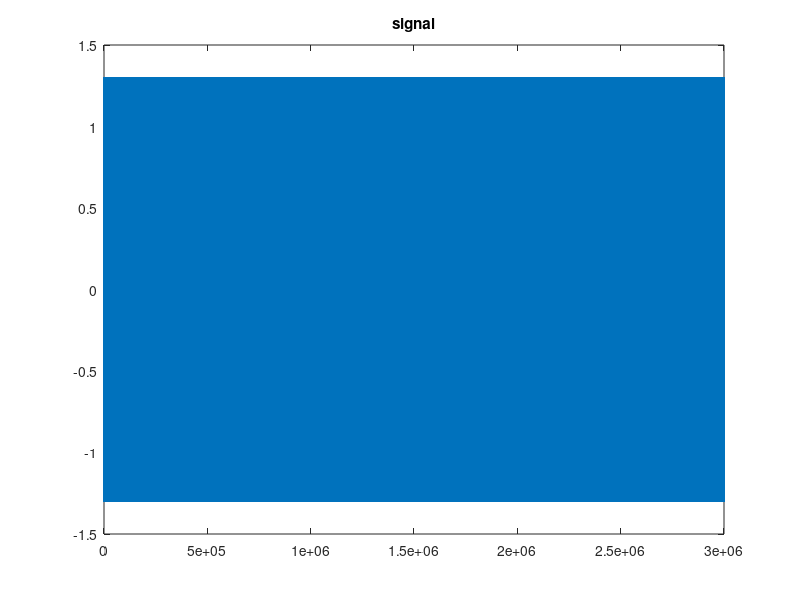
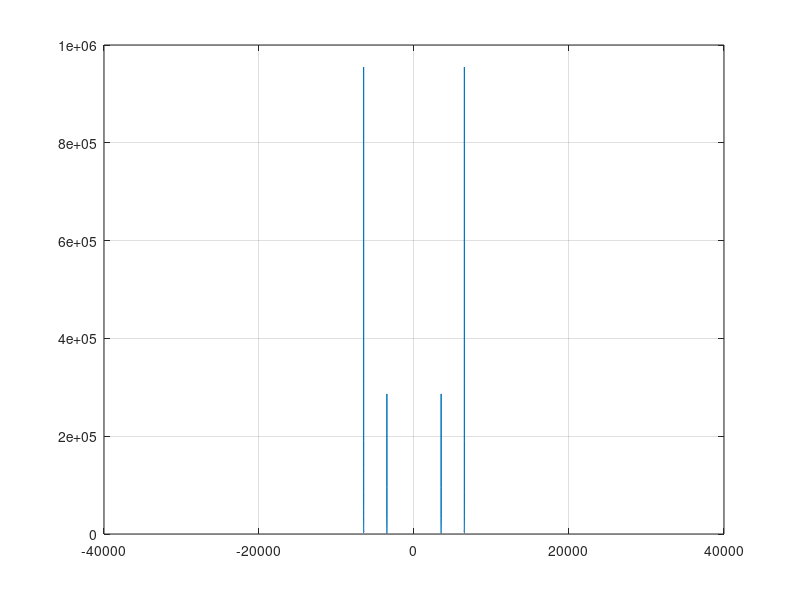
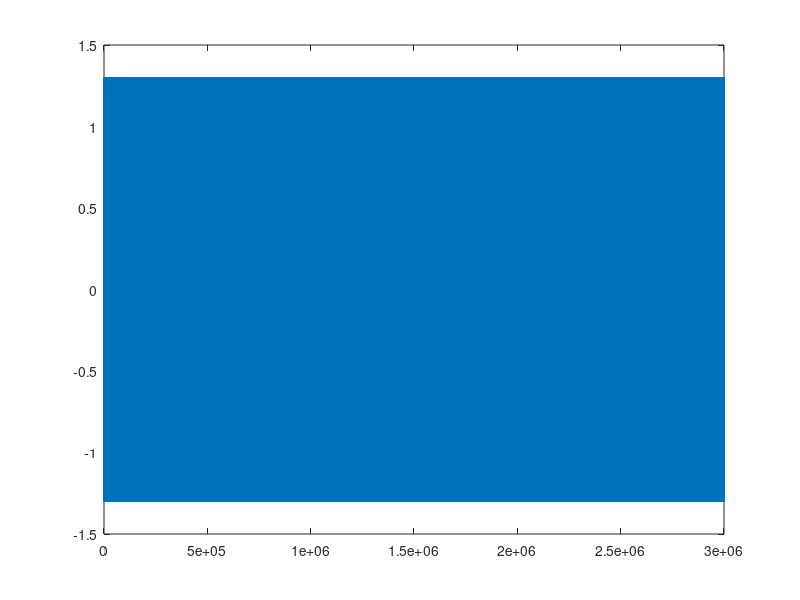
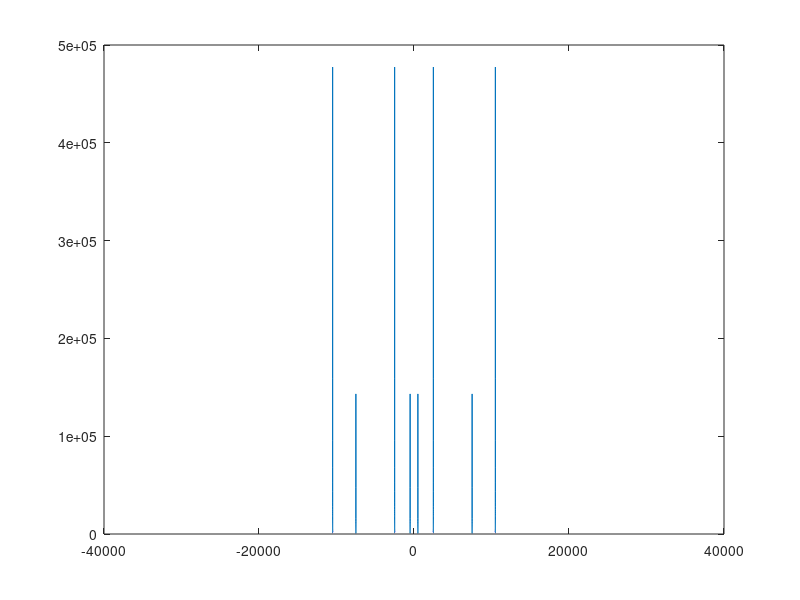

The MATLAB source for these figures, in order: (Note: this script raises an error after producing the figures.)
clc
close all
clear all

fc1=2.5e3;                                                 %carrier frequency
fc2=7.5e3;
%fc2=0;
fc=20e6;
fc=60e3;
M=626;
%M=0;
fs=4*fc/(2*M+1)
fs=64e3;                                                 %sample frequency
T=1/fs;                                                 %sample time
L=3000000;                                                 %length of signal
t=(0:L-1)*T;                                            %time vector
A=1;                                                    %%Ampltitude
B=0.3;
f=(-L/2:L/2-1)*(fs/L);
%y=A*sin(2*pi*fc1*t)+B*sin(2*pi*fc2*t);
y=A*cos(2*pi*(fc-fc1)*t)+B*cos(2*pi*(fc+fc2)*t);
%y=awgn(y,-20,'measured');
figure
plot(y);title('signal')
Y=fftshift(fft(y));
figure
plot(f,abs(Y))
grid on

y_IF=cos(2*pi*fc*t).*y;
figure
plot(y_IF)
figure
Y_IF=fftshift(fft(y_IF));
plot(f,abs(Y_IF))

%% Bandpass sampling
D=2;
f_bs=f(1:D:end)/D;
y_bs=y_IF(1:D:end);
figure
plot(y_bs)
figure
Y_bs=fftshift(fft(y_bs));
plot(f_bs,abs(Y_bs))

fL=20e6-15e3/2;
fH=20e6+15e3/2;
fs=64e3;
fL-fs*313
fH-fs*313
